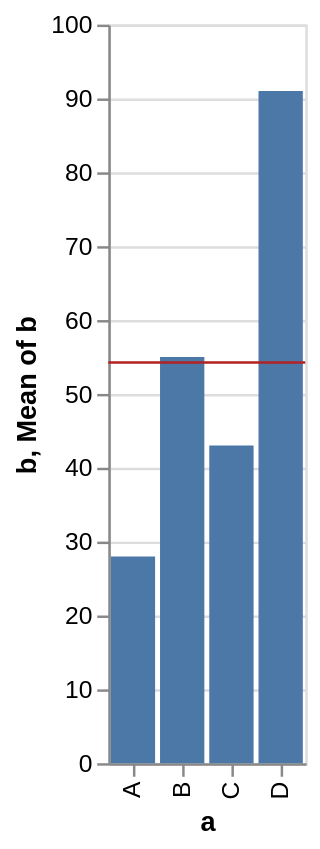

Source (Vega-Lite JSON):
### Vega-Lite specification from a JSON file in a GitHub repository (floating-point values rounded to 4 significant figures)
{"$schema": "https://vega.github.io/schema/vega-lite/v6.json", "data": {"values": [{"a": "A", "b": 28}, {"a": "B", "b": 55}, {"a": "C", "b": 43}, {"a": "D", "b": 91}]}, "layer": [{"mark": "bar", "encoding": {"x": {"field": "a", "type": "nominal"}, "y": {"field": "b", "type": "quantitative"}}}, {"mark": {"type": "rule", "color": "firebrick"}, "encoding": {"y": {"aggregate": "mean", "field": "b", "type": "quantitative"}}}]}
